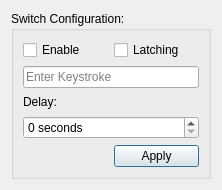
<?xml version="1.0" encoding="UTF-8"?>
<ui version="4.0">
 <class>SwitchConfigDialog</class>
 <widget class="QDialog" name="SwitchConfigDialog">
  <property name="geometry">
   <rect>
    <x>0</x>
    <y>0</y>
    <width>222</width>
    <height>190</height>
   </rect>
  </property>
  <property name="windowTitle">
   <string>Dialog</string>
  </property>
  <layout class="QVBoxLayout" name="verticalLayout">
   <item>
    <widget class="QGroupBox" name="groupBox">
     <property name="title">
      <string>Switch Configuration:</string>
     </property>
     <layout class="QGridLayout" name="gridLayout">
      <item row="0" column="1">
       <widget class="QCheckBox" name="checkBox">
        <property name="text">
         <string>Latching</string>
        </property>
       </widget>
      </item>
      <item row="3" column="0" colspan="2">
       <widget class="QLineEdit" name="lineSwitchKey">
        <property name="text">
         <string/>
        </property>
        <property name="placeholderText">
         <string>Enter Keystroke</string>
        </property>
        <property name="clearButtonEnabled">
         <bool>true</bool>
        </property>
       </widget>
      </item>
      <item row="9" column="1">
       <widget class="QPushButton" name="buttonApply">
        <property name="text">
         <string>Apply</string>
        </property>
       </widget>
      </item>
      <item row="7" column="0">
       <widget class="QLabel" name="labelLatch">
        <property name="text">
         <string>Delay:</string>
        </property>
       </widget>
      </item>
      <item row="0" column="0">
       <widget class="QCheckBox" name="checkSwitchEnable">
        <property name="text">
         <string>Enable </string>
        </property>
       </widget>
      </item>
      <item row="8" column="0" colspan="2">
       <widget class="QSpinBox" name="spinLatchTime">
        <property name="suffix">
         <string> seconds</string>
        </property>
        <property name="maximum">
         <number>60</number>
        </property>
        <property name="singleStep">
         <number>1</number>
        </property>
       </widget>
      </item>
     </layout>
    </widget>
   </item>
  </layout>
 </widget>
 <resources/>
 <connections/>
</ui>
